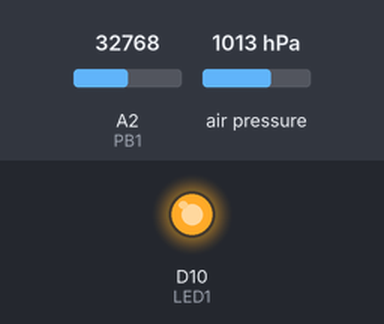
The program below on a simulated CircuitPython board. Shown: output pins drawn as LEDs (lit = HIGH). The inputs (shaded band) are chosen by the test bench; at power-on: A2 (PB1) = 32768, air pressure 1013 hPa (analog values on the 0–65535 scale). The clock reads 2024-03-15 10:24:30 at power-on unless the program sets it; pins used as bus, display or sensor lines are not drawn; what the program prints to the serial console is not drawn.

Above: at 0.1 s.
At 1.1 s:
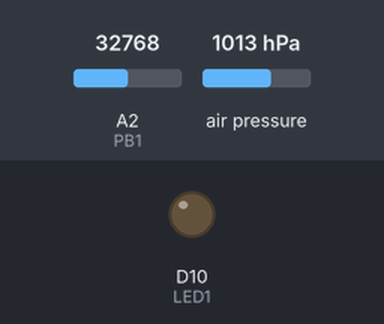
Timing chart, 0 to 2.6 s (numbered marks = the images above):
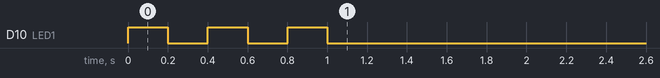

The program:

Code.py
```python
# Entry Point for Serial Output
print("version32")

# Library and Package Imports
import time
import board
import busio
from digitalio import DigitalInOut, Direction, Pull
import analogio
import adafruit_mprls

# Startup LED Initialization
LED1 = DigitalInOut(board.D10)
LED1.direction = Direction.OUTPUT

# Pulse to 4 Bit Counter & Display
Pulse = DigitalInOut(board.D7)
Pulse.direction = Direction.OUTPUT

# Breadboard Pushbutton Stop
PB1 = analogio.AnalogIn(board.A2)
light_sensor = analogio.AnalogIn(board.A5)

# I2C Bus Initialization, Pressure Sensor Setup
i2c = busio.I2C(board.SCL, board.SDA)
mpr = adafruit_mprls.MPRLS(i2c, psi_min=0, psi_max=25)

# Global Variables
dt = 0.1
latched = False
latch_timer = 0
count = 0

# Data Variables
cars = []

def getTime(local_time):

    t = local_time
    timestamp = timestamp = "%d/%d/%d %d:%d:%d" % (t.tm_mon,t.tm_mday,t.tm_year,t.tm_hour,t.tm_min,t.tm_sec)

    return timestamp


# Startup Light Sequence
for i in range(3):
    LED1.value = True
    time.sleep(0.2)
    LED1.value = False
    time.sleep(0.2)

# Collect Data Until Stopped
while True:

    # Pushbutton Stop
    if PB1.value < 2000:
        break

    # Pressure Sensor Readout
    print("Pressure Sensor")
    print((mpr.pressure,))

    # Light Sensor Readout
    print("Light Sensor:")
    #print((light_sensor.value,))

    # Pressure Sensor Counting and Latch
    if (not latched):
        if mpr.pressure > 1005.00:

            count+= 1
            Pulse.value = 1
            Pulse.value = 0
            latched = True
            cars.append((count, getTime(time.localtime())))

    if latched:
        latch_timer += 1

    if (latch_timer*dt) > 2:
        latched = False
        latch_timer = 0

    time.sleep(dt)

print(cars)
```
